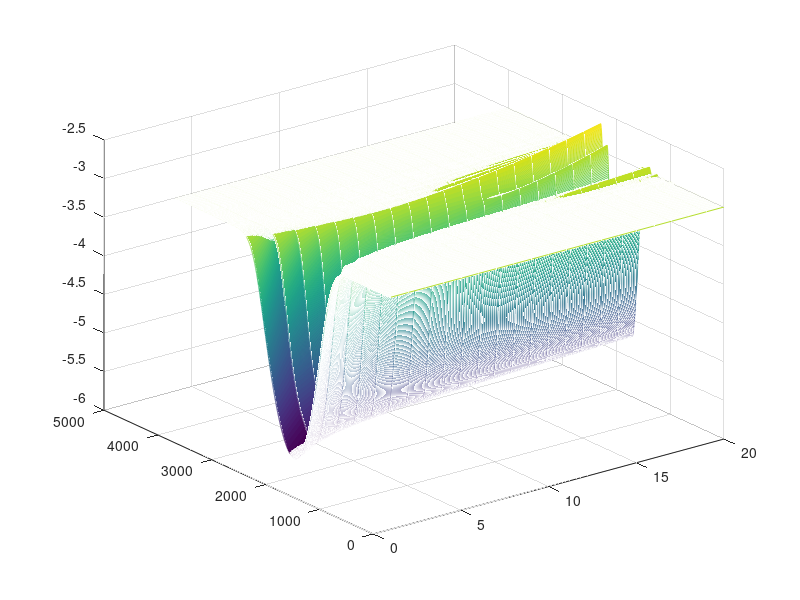
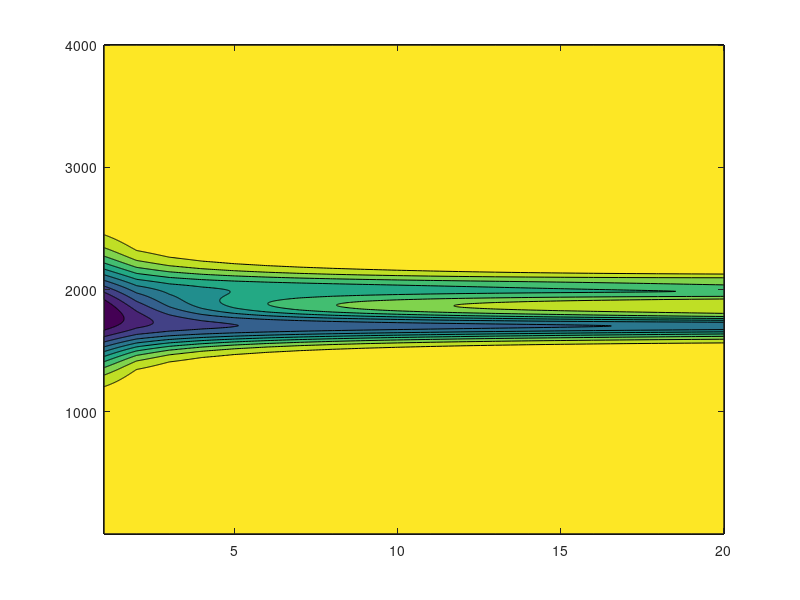

Write the MATLAB code that produced these figures, in order.
x = [-10:0.01:10]
yy = zeros(4001,10);
for i=1:20
y = -exp(-2*x.*x) - 2*exp(-3*(x+3).*(x+3)) + 1.5*sin(5*x).*exp(-0.05*x.*x)
aa = 0.05*(2*i)
z = exp(-aa*x.*x);
w = conv(z,y);
yy(:,i) = w;
end
figure(1)
mesh(-log(-yy+20))
figure(2)
contourf(yy)
%
%subplot(1,2,1); mesh(-log(-yy+20))
%subplot(1,2,2); contourf(yy)

